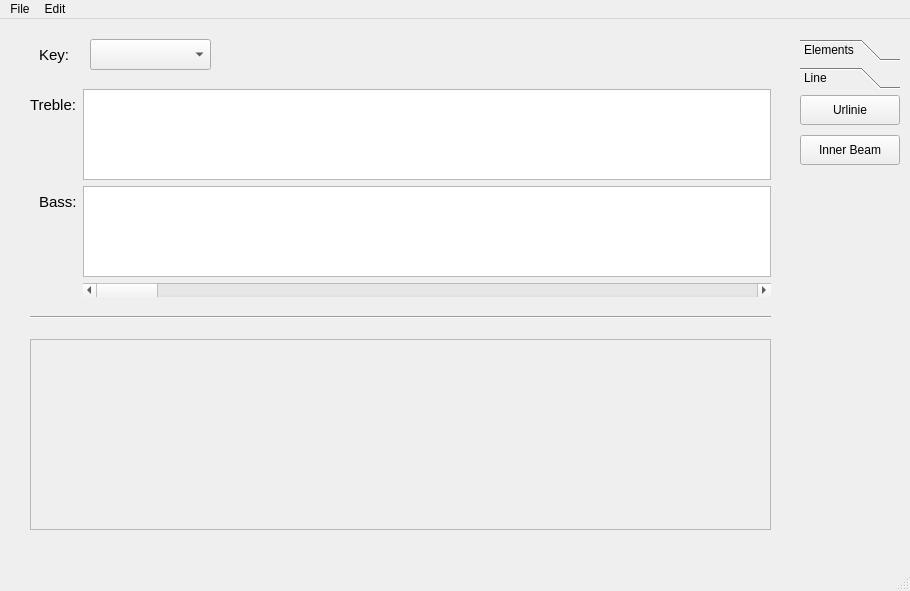
<?xml version="1.0" encoding="UTF-8"?>
<ui version="4.0">
 <class>Schenky</class>
 <widget class="QMainWindow" name="Schenky">
  <property name="geometry">
   <rect>
    <x>0</x>
    <y>0</y>
    <width>910</width>
    <height>591</height>
   </rect>
  </property>
  <property name="windowTitle">
   <string>Schenky</string>
  </property>
  <widget class="QWidget" name="centralwidget">
   <widget class="QToolBox" name="toolBox">
    <property name="geometry">
     <rect>
      <x>800</x>
      <y>20</y>
      <width>100</width>
      <height>211</height>
     </rect>
    </property>
    <property name="currentIndex">
     <number>1</number>
    </property>
    <widget class="QWidget" name="page">
     <property name="geometry">
      <rect>
       <x>0</x>
       <y>0</y>
       <width>100</width>
       <height>149</height>
      </rect>
     </property>
     <attribute name="label">
      <string>Elements</string>
     </attribute>
     <widget class="QPushButton" name="slur_button">
      <property name="geometry">
       <rect>
        <x>0</x>
        <y>0</y>
        <width>100</width>
        <height>30</height>
       </rect>
      </property>
      <property name="text">
       <string>Slur</string>
      </property>
     </widget>
     <widget class="QPushButton" name="unfold_button">
      <property name="geometry">
       <rect>
        <x>0</x>
        <y>40</y>
        <width>100</width>
        <height>30</height>
       </rect>
      </property>
      <property name="text">
       <string>Unfolding</string>
      </property>
     </widget>
     <widget class="QPushButton" name="reach_button">
      <property name="geometry">
       <rect>
        <x>0</x>
        <y>80</y>
        <width>100</width>
        <height>30</height>
       </rect>
      </property>
      <property name="text">
       <string>Reaching-over</string>
      </property>
     </widget>
    </widget>
    <widget class="QWidget" name="page_2">
     <property name="geometry">
      <rect>
       <x>0</x>
       <y>0</y>
       <width>100</width>
       <height>149</height>
      </rect>
     </property>
     <attribute name="label">
      <string>Line</string>
     </attribute>
     <widget class="QPushButton" name="urlinie_button">
      <property name="geometry">
       <rect>
        <x>0</x>
        <y>0</y>
        <width>100</width>
        <height>30</height>
       </rect>
      </property>
      <property name="text">
       <string>Urlinie</string>
      </property>
     </widget>
     <widget class="QPushButton" name="inner_button">
      <property name="geometry">
       <rect>
        <x>0</x>
        <y>40</y>
        <width>100</width>
        <height>30</height>
       </rect>
      </property>
      <property name="text">
       <string>Inner Beam</string>
      </property>
     </widget>
    </widget>
   </widget>
   <widget class="QLabel" name="key_label">
    <property name="geometry">
     <rect>
      <x>10</x>
      <y>10</y>
      <width>59</width>
      <height>51</height>
     </rect>
    </property>
    <property name="font">
     <font>
      <pointsize>11</pointsize>
     </font>
    </property>
    <property name="text">
     <string>Key:</string>
    </property>
    <property name="alignment">
     <set>Qt::AlignRight|Qt::AlignTrailing|Qt::AlignVCenter</set>
    </property>
   </widget>
   <widget class="QComboBox" name="key_combo">
    <property name="geometry">
     <rect>
      <x>90</x>
      <y>20</y>
      <width>121</width>
      <height>31</height>
     </rect>
    </property>
   </widget>
   <widget class="QWidget" name="formLayoutWidget">
    <property name="geometry">
     <rect>
      <x>30</x>
      <y>70</y>
      <width>741</width>
      <height>211</height>
     </rect>
    </property>
    <layout class="QFormLayout" name="note_input">
     <property name="labelAlignment">
      <set>Qt::AlignRight|Qt::AlignTrailing|Qt::AlignVCenter</set>
     </property>
     <item row="0" column="1">
      <widget class="QTextEdit" name="treble_input">
       <property name="sizePolicy">
        <sizepolicy hsizetype="Expanding" vsizetype="Minimum">
         <horstretch>0</horstretch>
         <verstretch>0</verstretch>
        </sizepolicy>
       </property>
       <property name="maximumSize">
        <size>
         <width>16777215</width>
         <height>91</height>
        </size>
       </property>
       <property name="lineWrapMode">
        <enum>QTextEdit::NoWrap</enum>
       </property>
      </widget>
     </item>
     <item row="1" column="0">
      <widget class="QLabel" name="bass_label">
       <property name="font">
        <font>
         <pointsize>11</pointsize>
        </font>
       </property>
       <property name="text">
        <string>Bass:</string>
       </property>
      </widget>
     </item>
     <item row="1" column="1">
      <widget class="QTextEdit" name="bass_input">
       <property name="sizePolicy">
        <sizepolicy hsizetype="Expanding" vsizetype="Minimum">
         <horstretch>0</horstretch>
         <verstretch>0</verstretch>
        </sizepolicy>
       </property>
       <property name="maximumSize">
        <size>
         <width>16777215</width>
         <height>91</height>
        </size>
       </property>
       <property name="lineWrapMode">
        <enum>QTextEdit::NoWrap</enum>
       </property>
      </widget>
     </item>
     <item row="0" column="0">
      <widget class="QLabel" name="treble_label">
       <property name="font">
        <font>
         <pointsize>11</pointsize>
        </font>
       </property>
       <property name="text">
        <string>Treble:</string>
       </property>
      </widget>
     </item>
     <item row="2" column="1">
      <widget class="QScrollBar" name="horizontal_scroll">
       <property name="orientation">
        <enum>Qt::Horizontal</enum>
       </property>
      </widget>
     </item>
    </layout>
   </widget>
   <widget class="Line" name="line">
    <property name="geometry">
     <rect>
      <x>30</x>
      <y>290</y>
      <width>741</width>
      <height>16</height>
     </rect>
    </property>
    <property name="orientation">
     <enum>Qt::Horizontal</enum>
    </property>
   </widget>
   <widget class="QScrollArea" name="scroll_area">
    <property name="geometry">
     <rect>
      <x>30</x>
      <y>320</y>
      <width>741</width>
      <height>191</height>
     </rect>
    </property>
    <property name="widgetResizable">
     <bool>true</bool>
    </property>
    <widget class="QWidget" name="scrollAreaWidgetContents">
     <property name="geometry">
      <rect>
       <x>0</x>
       <y>0</y>
       <width>739</width>
       <height>189</height>
      </rect>
     </property>
     <widget class="QLabel" name="label">
      <property name="geometry">
       <rect>
        <x>0</x>
        <y>0</y>
        <width>741</width>
        <height>191</height>
       </rect>
      </property>
      <property name="text">
       <string/>
      </property>
     </widget>
    </widget>
   </widget>
  </widget>
  <widget class="QMenuBar" name="menubar">
   <property name="geometry">
    <rect>
     <x>0</x>
     <y>0</y>
     <width>910</width>
     <height>22</height>
    </rect>
   </property>
   <widget class="QMenu" name="menuFile">
    <property name="title">
     <string>File</string>
    </property>
    <addaction name="actionNew"/>
    <addaction name="actionOpen"/>
    <addaction name="actionSave"/>
    <addaction name="separator"/>
    <addaction name="actionExit"/>
   </widget>
   <widget class="QMenu" name="menuEdit">
    <property name="title">
     <string>Edit</string>
    </property>
    <addaction name="actionCopy"/>
    <addaction name="actionCut"/>
    <addaction name="actionPaste"/>
   </widget>
   <addaction name="menuFile"/>
   <addaction name="menuEdit"/>
  </widget>
  <widget class="QStatusBar" name="statusbar"/>
  <action name="actionNew">
   <property name="text">
    <string>New</string>
   </property>
   <property name="statusTip">
    <string>Create a new file</string>
   </property>
   <property name="shortcut">
    <string>Ctrl+N</string>
   </property>
  </action>
  <action name="actionOpen">
   <property name="text">
    <string>Open</string>
   </property>
   <property name="statusTip">
    <string>Open a file</string>
   </property>
   <property name="shortcut">
    <string>Ctrl+O</string>
   </property>
  </action>
  <action name="actionSave">
   <property name="text">
    <string>Save</string>
   </property>
   <property name="statusTip">
    <string>Save file</string>
   </property>
  </action>
  <action name="actionExit">
   <property name="text">
    <string>Exit</string>
   </property>
  </action>
  <action name="actionCopy">
   <property name="text">
    <string>Copy</string>
   </property>
   <property name="shortcut">
    <string>Ctrl+C</string>
   </property>
  </action>
  <action name="actionCut">
   <property name="text">
    <string>Cut</string>
   </property>
   <property name="shortcut">
    <string>Ctrl+X</string>
   </property>
  </action>
  <action name="actionPaste">
   <property name="text">
    <string>Paste</string>
   </property>
   <property name="shortcut">
    <string>Ctrl+V</string>
   </property>
  </action>
 </widget>
 <resources/>
 <connections/>
</ui>
